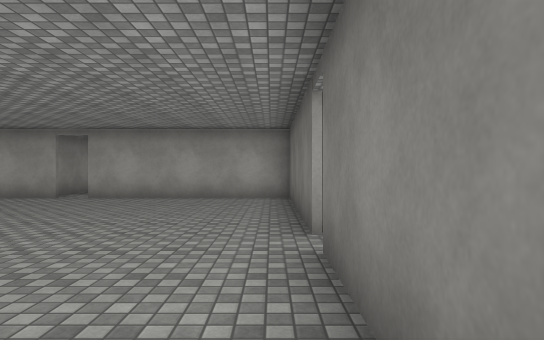
view 1 (above)

16 first-person views from a walk through a 3-D level made in the Unity game engine. The camera is 1.4 m above the floor, looks level and sees 75° across. Doors are open. The floor is counted in squares, 2 m on a side. Each view is taken from the middle of a square. On the plan, view 1 faces up. The plan holds only what a view shows up to about 11 squares ahead; the rest is blank. The place goes on beyond the plan. The player character is not drawn. Surface patterns are stand-ins for the level's own textures.

view 2
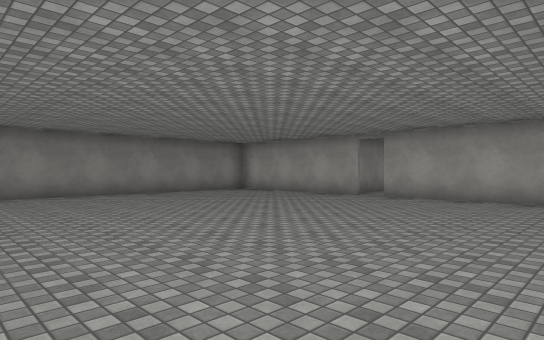

view 3
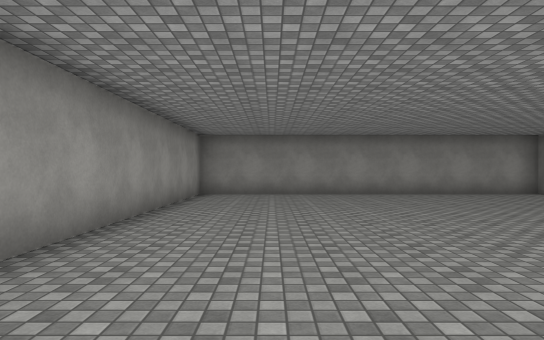

view 4
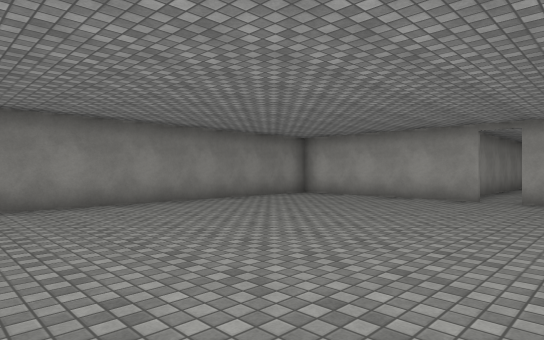

view 5
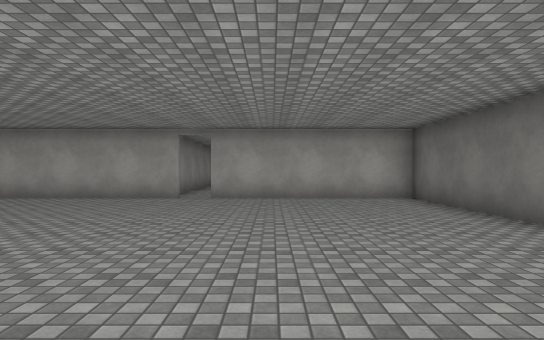

view 6
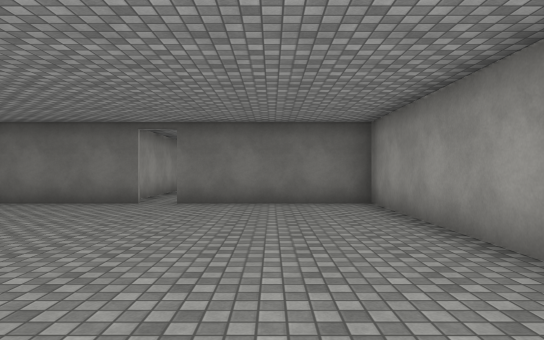

view 7
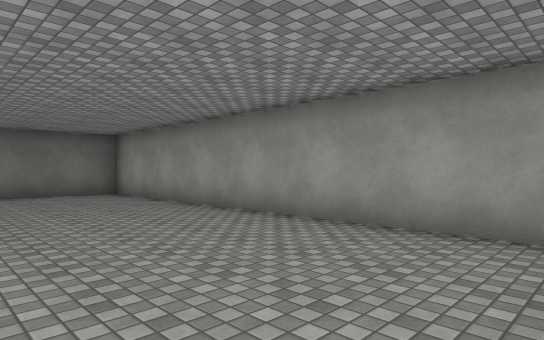

view 8
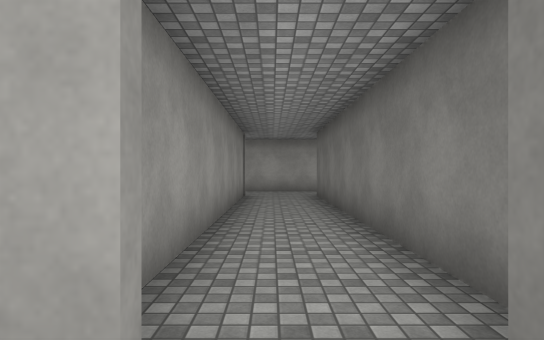

view 9
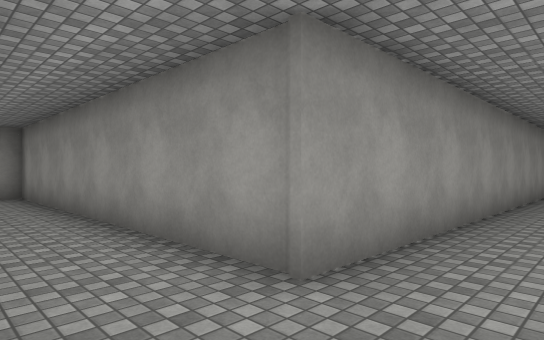

view 10
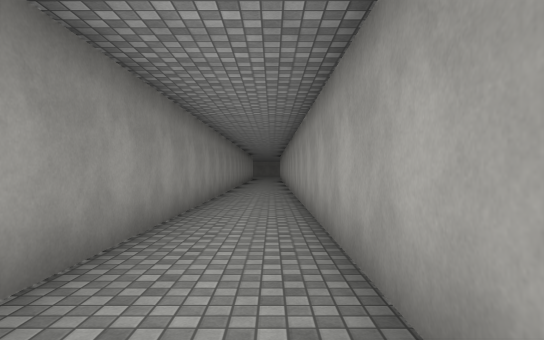

view 11
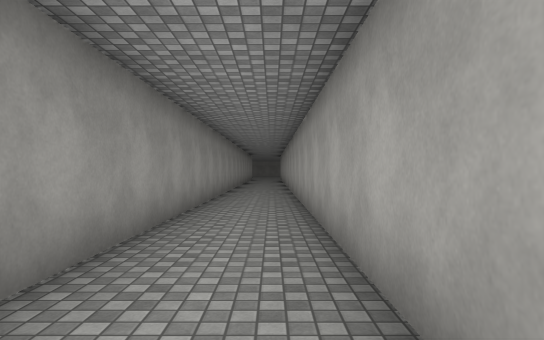

view 12
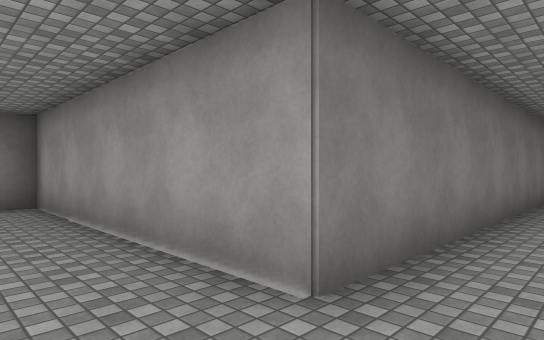

view 13
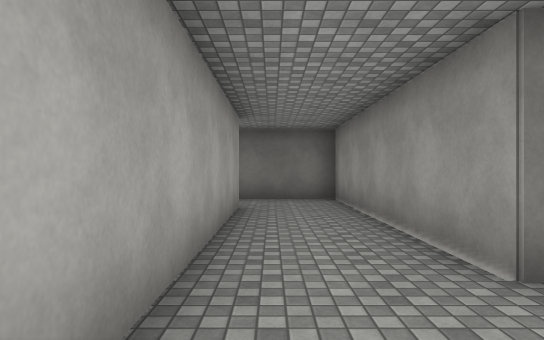

view 14
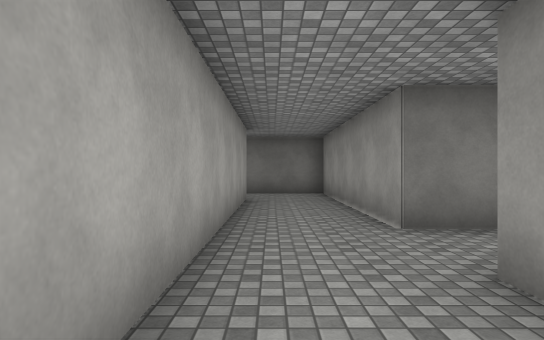

view 15
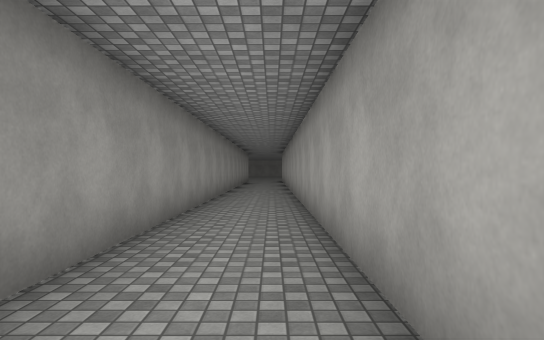

view 16
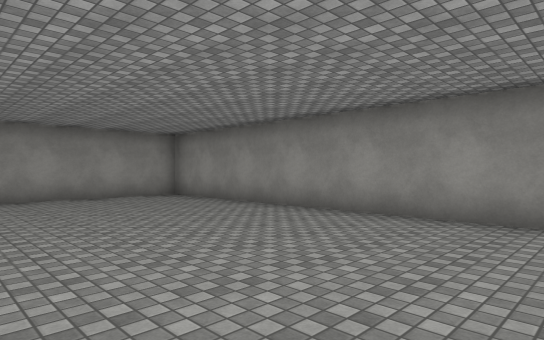

### Floor plan
Points are (right, up) in squares from view 1. A wall is a line through its corners. A room is listed if a view was taken in it or the views show most of it. See-through windows are left out.
Room 1 (views 1, 2, 3, 4, 5, 6, 7, 8, 16)
walls: (-5.2, 8.7) (-10.2, 8.7) (-10.2, -1.1) (0.4, -1.1) (0.4, 3); (0.4, 3.8) (0.4, 8.7) (-4.5, 8.7)
ways out: opening at (-5, 9) to room 2
Room 2 (views 9, 10, 11, 12, 13, 14, 15)
walls: (0.6, 19.6) (-17.4, 19.6); (-3.8, 9.8) (-3.8, 17.5) (2.6, 17.5) (2.6, 19.9); (-17.5, 17.5) (-5.8, 17.5) (-5.8, 8.8) (-5.2, 8.8)
ways out: opening at (-5, 9) to room 1; opening at (1.5, 20.5)

Positions as (right, up) in squares from view 1, and headings:
1: (0, 0), facing up
2: (0, 0), facing up-left
3: (0, 1), facing left
4: (-3, 0), facing up-left
5: (-3, 0), facing up
6: (-7, 1), facing right
7: (-10, 3), facing down-right
8: (-5, 8), facing up
9: (-4, 19), facing down-left
10: (-5, 19), facing left
11: (-6, 19), facing left
12: (-5, 19), facing down-right
13: (-6, 19), facing right
14: (-8, 19), facing right
15: (-10, 19), facing left
16: (-5, 8), facing down-left
